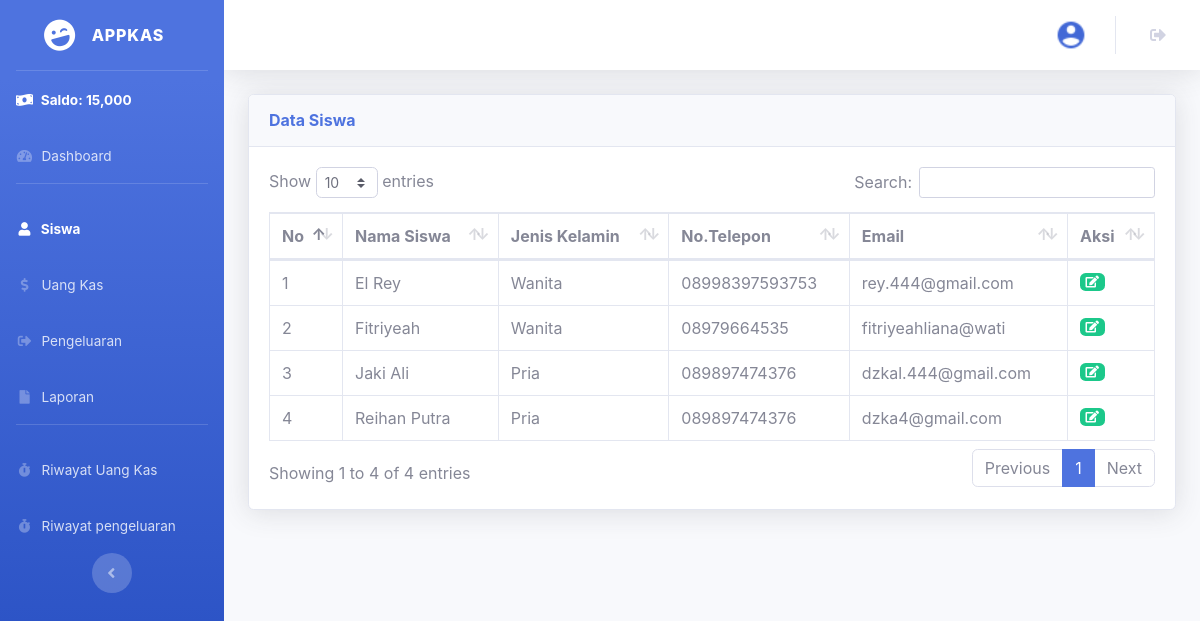
The app's page /siswa.php with its own data.
### tables this page shows
CREATE TABLE `siswa` (
  `id_siswa` int(11) NOT NULL,
  `nama_siswa` varchar(100) NOT NULL,
  `jenis_kelamin` enum('pria','wanita') NOT NULL,
  `no_telepon` varchar(25) NOT NULL,
  `email` varchar(255) NOT NULL
);

### siswa.php (the view, shortened to what this page needs)
<?php
require 'connection.php';
$siswa = mysqli_query($conn, "SELECT * FROM siswa ORDER BY nama_siswa ASC");
$jml_pengeluaran = mysqli_fetch_assoc(mysqli_query($conn, "SELECT sum(jumlah_pengeluaran) as jml_pengeluaran FROM pengeluaran"));
$jml_pengeluaran = $jml_pengeluaran['jml_pengeluaran'];
$jml_uang_kas = mysqli_fetch_assoc(mysqli_query($conn, "SELECT sum(minggu_ke_1 + minggu_ke_2 + minggu_ke_3 + minggu_ke_4) as jml_uang_kas FROM uang_kas"));
$jml_uang_kas = $jml_uang_kas['jml_uang_kas'];
?>
<!DOCTYPE html>
<html lang="en">
<head>
    <link href="vendor/fontawesome-free/css/all.min.css" rel="stylesheet" type="text/css">
    <link href="css/sb-admin-2.min.css" rel="stylesheet">
    <link href="vendor/datatables/dataTables.bootstrap4.min.css" rel="stylesheet">
</head>
<body id="page-top">
    <div id="wrapper">
    <ul class="navbar-nav bg-gradient-primary sidebar sidebar-dark accordion" id="accordionSidebar">
        <a class="sidebar-brand d-flex align-items-center justify-content-center" href="#">
        <div class="sidebar-brand-icon rotate-n-15">
            <i
             class="fas fa-laugh-wink"></i>
          </div>
        <div class="sidebar-brand-text mx-3">APPKAS</div>
        </a>
        <hr class="sidebar-divider my-0">
        <li class="nav-item active">
        <a class="nav-link">
        <i class = "fas fa-money-bill-wave"></i>
        <span>Saldo: <?= number_format($jml_uang_kas - $jml_pengeluaran); ?></span></a>
        </li>
        <li class="nav-item">
        <a class="nav-link" href="index.php">
        <i class="fas fa-fw fa-tachometer-alt"></i>
        <span>Dashboard</span></a>
        </li>
        <hr class="sidebar-divider">
        <li class="nav-item active">
        <a class="nav-link" href="siswa.php">
        <i class="fas fa-fw fa-user"></i>
        <span>Siswa</span>
        </a>
        </li>
        <li class="nav-item">
        <a class="nav-link" href="bulanuangkas.php">
        <i class="fas fa-fw fa-dollar-sign"></i>
        <span>Uang Kas</span>
        </a>
        </li>
        <li class="nav-item">
        <a class="nav-link" href="pengeluaran.php">
        <i class="fas fa-fw fa-sign-out-alt"></i>
        <span>Pengeluaran</span>
        </a>
        </li>
        <li class="nav-item">
        <a class="nav-link" href="laporan.php">
        <i class="fas fa-fw fa-file"></i>
        <span>Laporan</span>
        </a>
        </li>
        <hr class="sidebar-divider">
        <li class="nav-item">
        <a class="nav-link" href="riwayatkas.php">
        <i class="fas fa-fw fa-stopwatch"></i>
        <span>Riwayat Uang Kas</span>
        </a>
        </li>
        <li class="nav-item">
        <a class="nav-link" href="riwayatpengeluaran.php">
            <i class="fas fa-fw fa-stopwatch"></i>
            <span>Riwayat pengeluaran</span>
        </a>
        </li>
        <div class="text-center d-none d-md-inline">
        <button class="rounded-circle border-0" id="sidebarToggle"></button>
        </div>
    </ul>
        <div id="content-wrapper" class="d-flex flex-column">
            <div id="content">
      <nav class="navbar navbar-expand navbar-light bg-white topbar mb-4 static-top shadow">
         <ul class="navbar-nav ml-auto">
            <li class="nav-item no-arrow">
                <a class="nav-link" href="profile.php" role="button" aria-haspopup="true" aria-expanded="false">
                <img class="img-profile rounded-circle" src="assets/img/img_properties/profile.png">
                </a>
            </li>
        <li class="nav-item no-arrow mx-1">
            <a class="nav-link" href="logout.php" role="button" aria-haspopup="true" aria-expanded="false">
            <i class="fas fa-sign-out-alt fa-fw"></i>
            </a>
        </li>
        </ul>
      </nav>
                <div class="container-fluid">
                    <div class="card shadow mb-4">
                        <div class="card-header py-3">
                            <h6 class="m-0 font-weight-bold text-primary">Data Siswa</h6>
                        </div>
                        <div class="card-body">
                            <div class="table-responsive">
                                <table class="table table-bordered" id="dataTable" width="100%" cellspacing="0">
                                    <thead>
                                        <tr>
                                            <th>No</th>
                                            <th>Nama Siswa</th>
                                            <th>Jenis Kelamin</th>
                                            <th>No.Telepon</th>
                                            <th>Email</th>
                                            <th>Aksi</th>
                                        </tr>
                                    </thead>
                                    <tbody>
                                        <?php $i = 1; ?>
                                        <?php foreach ($siswa as $ds): ?>
                                            <tr>
                                                <td><?= $i++; ?></td>
                                                <td><?= ucwords(htmlspecialchars_decode($ds['nama_siswa'])); ?></td>
                                                <td><?= ucwords($ds['jenis_kelamin']); ?></td>
                                                <td><?= $ds['no_telepon']; ?></td>
                                                <td><?= $ds['email']; ?></td>
                                                <td>
                                                    <a href="ubah_siswa.php?id_siswa=<?= $ds['id_siswa']; ?>" class="badge badge-success" data-toggle="modal" data-target="#editSiswa<?= $ds['id_siswa']; ?>">
                                                        <i class="fas fa-fw fa-edit"></i>
                                                    </a>
                                                </td>
                                            </tr>
                                        <?php endforeach ?>
                                    </tbody>
                                </table>
                            </div>
                        </div>
                    </div>
                </div>
            </div>
        </div>
    </div>
</body>
</html>

### records on screen
siswa: nama_siswa "El Rey", jenis_kelamin "Wanita", no_telepon "08998397593753", email "rey.444@gmail.com"
siswa: nama_siswa "Fitriyeah", jenis_kelamin "Wanita", no_telepon "08979664535", email "fitriyeahliana@wati"
siswa: nama_siswa "Jaki Ali", jenis_kelamin "Pria", no_telepon "089897474376", email "dzkal.444@gmail.com"
siswa: nama_siswa "Reihan Putra", jenis_kelamin "Pria", no_telepon "089897474376", email "dzka4@gmail.com"

### other values on screen
$jml_uang_kas - $jml_pengeluaran "15,000"
